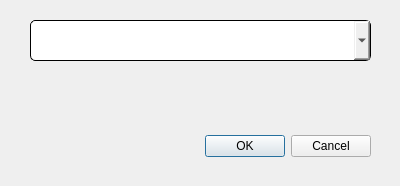
<?xml version="1.0" encoding="UTF-8"?>
<ui version="4.0">
 <class>Dialog</class>
 <widget class="QDialog" name="Dialog">
  <property name="geometry">
   <rect>
    <x>0</x>
    <y>0</y>
    <width>400</width>
    <height>186</height>
   </rect>
  </property>
  <property name="windowTitle">
   <string>Dialog</string>
  </property>
  <property name="styleSheet">
   <string notr="true">QComboBox {
	border-radius: 5px;
	border: 1px solid #000000;
	padding: 10px;
}</string>
  </property>
  <widget class="QDialogButtonBox" name="buttonBox">
   <property name="geometry">
    <rect>
     <x>30</x>
     <y>130</y>
     <width>341</width>
     <height>32</height>
    </rect>
   </property>
   <property name="orientation">
    <enum>Qt::Horizontal</enum>
   </property>
   <property name="standardButtons">
    <set>QDialogButtonBox::Cancel|QDialogButtonBox::Ok</set>
   </property>
  </widget>
  <widget class="QComboBox" name="status_box">
   <property name="geometry">
    <rect>
     <x>30</x>
     <y>20</y>
     <width>341</width>
     <height>41</height>
    </rect>
   </property>
   <property name="font">
    <font>
     <kerning>true</kerning>
    </font>
   </property>
   <property name="frame">
    <bool>true</bool>
   </property>
  </widget>
 </widget>
 <resources/>
 <connections>
  <connection>
   <sender>buttonBox</sender>
   <signal>accepted()</signal>
   <receiver>Dialog</receiver>
   <slot>accept()</slot>
   <hints>
    <hint type="sourcelabel">
     <x>248</x>
     <y>254</y>
    </hint>
    <hint type="destinationlabel">
     <x>157</x>
     <y>274</y>
    </hint>
   </hints>
  </connection>
  <connection>
   <sender>buttonBox</sender>
   <signal>rejected()</signal>
   <receiver>Dialog</receiver>
   <slot>reject()</slot>
   <hints>
    <hint type="sourcelabel">
     <x>316</x>
     <y>260</y>
    </hint>
    <hint type="destinationlabel">
     <x>286</x>
     <y>274</y>
    </hint>
   </hints>
  </connection>
 </connections>
</ui>
